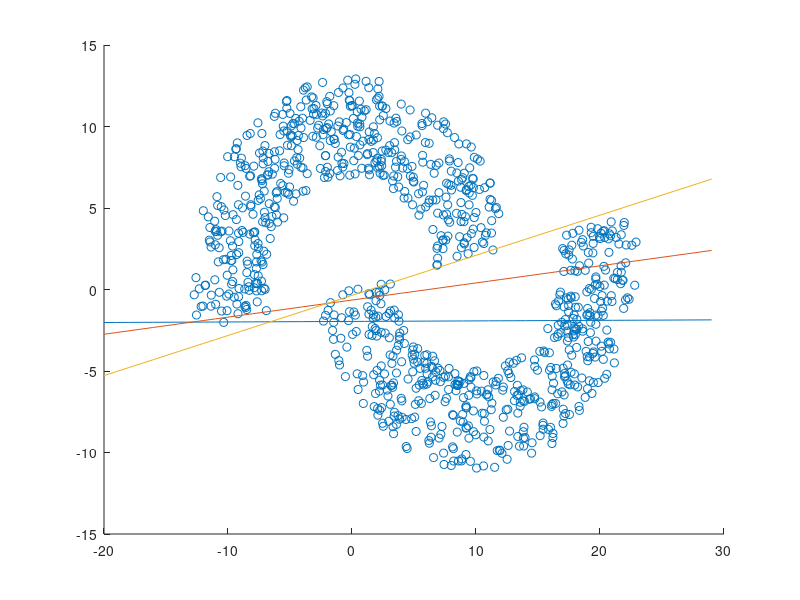

Recreate this plot in MATLAB.
%MADALINE structure using MR2 algorithm with 2 input, 1 hidden layer, and 1
%output using majority function

close all; clear; clc;
load('Two_moons_overlap2.mat')%change this to desired plot

b = [rand(1) * .1, rand(1) * .1,rand(1) * .1, -1]; %[b1,b2,b3,b4] b4 is output bias
v = [.5;.5;.5]; % hidden to output weights, majority activation. If 2 or more are active, output high
old_w = [rand(1)*.1, rand(1)*.1, rand(1)*.1; rand(1)*.1, rand(1)*.1, rand(1)*.1]; %[w11,w12,w13;w21,w22,w23] initialize weights to random small numbers
new_w = [0,0,0;0,0,0];
alpha = .00005;
delta_w = [1,1,1;1,1,1]; %[d_w11,d_w12,d_w13,d_w21,d_w22,d_w23]
y_in = 0;
z_in= [0,0,0];
z_out = [0,0,0];
m = 1;
while((m < 20000)) %loop
        i = m - ceil(m/1000 -1) * 1000;
        input = X(i,:); %update input
        z_in(1) = b(1) + input(1)*old_w(1,1) + input(2)*old_w(2,1); %determines net input to hidden nodes
        z_in(2) = b(2) + input(1)*old_w(1,2) + input(2)*old_w(2,2);
        z_in(3) = b(3) + input(1)*old_w(1,3) + input(2)*old_w(2,3);
        %determine activation of each hidden node
        if(z_in(1) >= 0)
            z_out(1) = 1; 
        else
            z_out(1) = -1; 
        end

        if(z_in(2) >= 0)
            z_out(2) = 1; 
        else
            z_out(2) = -1; 
        end
        
        if(z_in(3) >= 0)
            z_out(3) = 1; 
        else
            z_out(3) = -1; 
        end

        y_in = b(4) + v' * z_out';%calculate y_in and y_out using activation function
        if (y_in > 0)
            y_out = 1;
        else
            y_out = -1;
        end

        if(y_out ~= Y(i)) % if there is error in output
            error = (Y(i) - z_in); %t-zin is the error
            %update delta weights
            delta_w = alpha * input' * error; %2 x 3 matrix of delta w in same order as other weight matrices
            if(abs(min(z_in)) < .1) % if smallest z in is within range, do algorithm
                temp = z_in; % temporary vector to manipulate
                loop = 1;
                while(loop <= 3) % loop through all values
                    if(abs(min(temp)) < .1) % if smallest z in is within range, again, redundant 
                        index = find(z_in == min(temp)); % get index of min value and store it
                        temp_Z_out = z_out; % have temp z out vector to test change
                        temp_Z_out(index) = temp_Z_out(index) * -1; % flip value of given z_out associated with min z_in
                        temp_y_in = b(4) + v' * temp_Z_out'; % calculate new temporary y_in
                        if (temp_y_in > 0) % calculate temporary y_out
                            temp_y_out = 1;
                        else
                            temp_y_out = -1;
                        end
                        if(abs(Y(i) - y_out) > abs(Y(i) - temp_y_out)) % if original y_out has more error than new y_out, do delta rule on node (index)
                            new_w(1,index) = old_w(1,index) + alpha * (temp_Z_out(index) - z_in(index)) * input(1);
                            new_w(2,index) = old_w(2,index) + alpha * (temp_Z_out(index) - z_in(index)) * input(2);
                            b(1,index) = b(1,index) + alpha * (temp_Z_out(index) - z_in(index));
                            old_w = new_w; %set new calculated weights to current weights
                        end
                        temp(index) = 1; %change the value of the min value so we dont iterate it again.
                        %recalculate y_out and if it matches dont loop
                        z_in(1) = b(1) + input(1)*old_w(1,1) + input(2)*old_w(2,1); %determines net input to hidden nodes
                        z_in(2) = b(2) + input(1)*old_w(1,2) + input(2)*old_w(2,2);
                        z_in(3) = b(3) + input(1)*old_w(1,3) + input(2)*old_w(2,3);
                        %determine activation of each hidden node
                        if(z_in(1) >= 0)
                            z_out(1) = 1; 
                        else
                            z_out(1) = -1; 
                        end
                        if(z_in(2) >= 0)
                            z_out(2) = 1; 
                        else
                            z_out(2) = -1; 
                        end
                        if(z_in(3) >= 0)
                            z_out(3) = 1; 
                        else
                            z_out(3) = -1; 
                        end
                        y_in = b(4) + v' * z_out';%calculate y_in and y_out using activation function
                        if (y_in > 0)
                            y_out = 1;
                        else
                            y_out = -1;
                        end
                        if(y_out == Y(i))
                            loop = 4; % ends while statement
                        end
                    end
                    loop = loop + 1;%otherwise do next smallest value
                end
            else %else do delta rule
                for k = 1:3 %rows
                    for j = 1:2%cols
                        new_w(j,k) = old_w(j,k) + alpha * error(1,k) * input(j);
                    end
                    b(1,k) = b(1,k) + alpha * error(1,k);
                end
            end
        else
            new_w = old_w; % new weights are the same as old weight
        end
        disp(Y(i) - y_out)
        %disp(m)
        m = m+1;
        old_w = new_w;
end

%boundary equations
x = -20:29; % Good region to show boundary line
y1 = (-new_w(1,1) * x - b(1)) / new_w(2,1);
y2 = (-new_w(1,2) * x - b(2)) / new_w(2,2);
y3 = (-new_w(1,3) * x - b(3)) / new_w(2,3);



figure(1)
scatter(X(:,1),X(:,2))
hold on
plot(x,y1)
plot(x,y2)
plot(x,y3)
